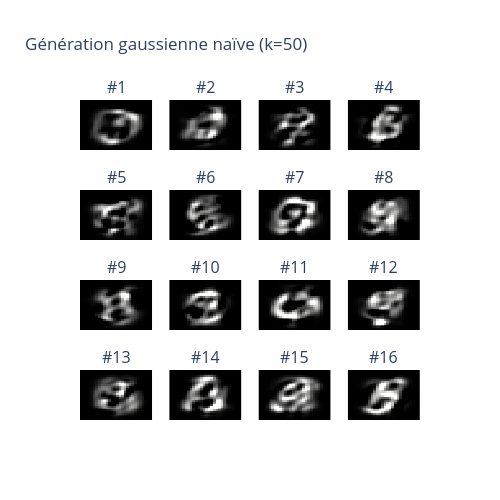

Notebook cell for this chart:
### Markdown cell above
### 3.1 Protocole A : échantillonnage gaussien naïf

Modéliser l'espace latent par une gaussienne multivariée (moyenne/covariance estimées sur les z d'entraînement), échantillonner, décoder.

### Code cell
k_gen = 50
pca_gen = PCA(n_components=k_gen)
pca_gen.fit(X_train)

# Estimer la distribution latente du train set
latent_train = pca_gen.encode(X_train)
z_train = latent_train.array

z_mean = np.mean(z_train, axis=0)
z_cov = np.cov(z_train, rowvar=False)

rng_gen = np.random.default_rng(SEED)
z_samples = rng_gen.multivariate_normal(z_mean, z_cov, size=16).astype(np.float32)
generated = np.clip(pca_gen.decode(Latent(array=z_samples, nature="continuous")), 0, 1)

fig = make_subplots(rows=4, cols=4, subplot_titles=[f"#{i + 1}" for i in range(16)])
for i in range(16):
    row, col = i // 4 + 1, i % 4 + 1
    fig.add_trace(
        go.Heatmap(z=generated[i].reshape(28, 28)[::-1], colorscale="gray", showscale=False),
        row=row, col=col
    )
    fig.update_xaxes(visible=False, row=row, col=col)
    fig.update_yaxes(visible=False, row=row, col=col)

fig.update_layout(height=500, width=500, title_text=f"Génération gaussienne naïve (k={k_gen})")
fig.show()

### Figure 1 — Plotly figure (JSON) as saved in the notebook; plotly's stock layout.template omitted (floating-point values rounded to 4 significant figures; data arrays with more than 128 entries replaced by an {"elided": "..."} marker saying what was removed)
{"data": [{"colorscale": [[0, "rgb(0, 0, 0)"], [0.09091, "rgb(16, 16, 16)"], [0.1818, "rgb(38, 38, 38)"], [0.2727, "rgb(59, 59, 59)"], [0.3636, "rgb(81, 80, 80)"], [0.4545, "rgb(102, 101, 101)"], [0.5455, "rgb(124, 123, 122)"], [0.6364, "rgb(146, 146, 145)"], [0.7273, "rgb(171, 171, 170)"], [0.8182, "rgb(197, 197, 195)"], [0.9091, "rgb(224, 224, 223)"], [1, "rgb(254, 254, 253)"]], "showscale": false, "type": "heatmap", "xaxis": "x", "yaxis": "y", "z": {"elided": "28x28 float values"}}, {"colorscale": [[0, "rgb(0, 0, 0)"], [0.09091, "rgb(16, 16, 16)"], [0.1818, "rgb(38, 38, 38)"], [0.2727, "rgb(59, 59, 59)"], [0.3636, "rgb(81, 80, 80)"], [0.4545, "rgb(102, 101, 101)"], [0.5455, "rgb(124, 123, 122)"], [0.6364, "rgb(146, 146, 145)"], [0.7273, "rgb(171, 171, 170)"], [0.8182, "rgb(197, 197, 195)"], [0.9091, "rgb(224, 224, 223)"], [1, "rgb(254, 254, 253)"]], "showscale": false, "type": "heatmap", "xaxis": "x2", "yaxis": "y2", "z": {"elided": "28x28 float values"}}, {"colorscale": [[0, "rgb(0, 0, 0)"], [0.09091, "rgb(16, 16, 16)"], [0.1818, "rgb(38, 38, 38)"], [0.2727, "rgb(59, 59, 59)"], [0.3636, "rgb(81, 80, 80)"], [0.4545, "rgb(102, 101, 101)"], [0.5455, "rgb(124, 123, 122)"], [0.6364, "rgb(146, 146, 145)"], [0.7273, "rgb(171, 171, 170)"], [0.8182, "rgb(197, 197, 195)"], [0.9091, "rgb(224, 224, 223)"], [1, "rgb(254, 254, 253)"]], "showscale": false, "type": "heatmap", "xaxis": "x3", "yaxis": "y3", "z": {"elided": "28x28 float values"}}, {"colorscale": [[0, "rgb(0, 0, 0)"], [0.09091, "rgb(16, 16, 16)"], [0.1818, "rgb(38, 38, 38)"], [0.2727, "rgb(59, 59, 59)"], [0.3636, "rgb(81, 80, 80)"], [0.4545, "rgb(102, 101, 101)"], [0.5455, "rgb(124, 123, 122)"], [0.6364, "rgb(146, 146, 145)"], [0.7273, "rgb(171, 171, 170)"], [0.8182, "rgb(197, 197, 195)"], [0.9091, "rgb(224, 224, 223)"], [1, "rgb(254, 254, 253)"]], "showscale": false, "type": "heatmap", "xaxis": "x4", "yaxis": "y4", "z": {"elided": "28x28 float values"}}, {"colorscale": [[0, "rgb(0, 0, 0)"], [0.09091, "rgb(16, 16, 16)"], [0.1818, "rgb(38, 38, 38)"], [0.2727, "rgb(59, 59, 59)"], [0.3636, "rgb(81, 80, 80)"], [0.4545, "rgb(102, 101, 101)"], [0.5455, "rgb(124, 123, 122)"], [0.6364, "rgb(146, 146, 145)"], [0.7273, "rgb(171, 171, 170)"], [0.8182, "rgb(197, 197, 195)"], [0.9091, "rgb(224, 224, 223)"], [1, "rgb(254, 254, 253)"]], "showscale": false, "type": "heatmap", "xaxis": "x5", "yaxis": "y5", "z": {"elided": "28x28 float values"}}, {"colorscale": [[0, "rgb(0, 0, 0)"], [0.09091, "rgb(16, 16, 16)"], [0.1818, "rgb(38, 38, 38)"], [0.2727, "rgb(59, 59, 59)"], [0.3636, "rgb(81, 80, 80)"], [0.4545, "rgb(102, 101, 101)"], [0.5455, "rgb(124, 123, 122)"], [0.6364, "rgb(146, 146, 145)"], [0.7273, "rgb(171, 171, 170)"], [0.8182, "rgb(197, 197, 195)"], [0.9091, "rgb(224, 224, 223)"], [1, "rgb(254, 254, 253)"]], "showscale": false, "type": "heatmap", "xaxis": "x6", "yaxis": "y6", "z": {"elided": "28x28 float values"}}, {"colorscale": [[0, "rgb(0, 0, 0)"], [0.09091, "rgb(16, 16, 16)"], [0.1818, "rgb(38, 38, 38)"], [0.2727, "rgb(59, 59, 59)"], [0.3636, "rgb(81, 80, 80)"], [0.4545, "rgb(102, 101, 101)"], [0.5455, "rgb(124, 123, 122)"], [0.6364, "rgb(146, 146, 145)"], [0.7273, "rgb(171, 171, 170)"], [0.8182, "rgb(197, 197, 195)"], [0.9091, "rgb(224, 224, 223)"], [1, "rgb(254, 254, 253)"]], "showscale": false, "type": "heatmap", "xaxis": "x7", "yaxis": "y7", "z": {"elided": "28x28 float values"}}, {"colorscale": [[0, "rgb(0, 0, 0)"], [0.09091, "rgb(16, 16, 16)"], [0.1818, "rgb(38, 38, 38)"], [0.2727, "rgb(59, 59, 59)"], [0.3636, "rgb(81, 80, 80)"], [0.4545, "rgb(102, 101, 101)"], [0.5455, "rgb(124, 123, 122)"], [0.6364, "rgb(146, 146, 145)"], [0.7273, "rgb(171, 171, 170)"], [0.8182, "rgb(197, 197, 195)"], [0.9091, "rgb(224, 224, 223)"], [1, "rgb(254, 254, 253)"]], "showscale": false, "type": "heatmap", "xaxis": "x8", "yaxis": "y8", "z": {"elided": "28x28 float values"}}, {"colorscale": [[0, "rgb(0, 0, 0)"], [0.09091, "rgb(16, 16, 16)"], [0.1818, "rgb(38, 38, 38)"], [0.2727, "rgb(59, 59, 59)"], [0.3636, "rgb(81, 80, 80)"], [0.4545, "rgb(102, 101, 101)"], [0.5455, "rgb(124, 123, 122)"], [0.6364, "rgb(146, 146, 145)"], [0.7273, "rgb(171, 171, 170)"], [0.8182, "rgb(197, 197, 195)"], [0.9091, "rgb(224, 224, 223)"], [1, "rgb(254, 254, 253)"]], "showscale": false, "type": "heatmap", "xaxis": "x9", "yaxis": "y9", "z": {"elided": "28x28 float values"}}, {"colorscale": [[0, "rgb(0, 0, 0)"], [0.09091, "rgb(16, 16, 16)"], [0.1818, "rgb(38, 38, 38)"], [0.2727, "rgb(59, 59, 59)"], [0.3636, "rgb(81, 80, 80)"], [0.4545, "rgb(102, 101, 101)"], [0.5455, "rgb(124, 123, 122)"], [0.6364, "rgb(146, 146, 145)"], [0.7273, "rgb(171, 171, 170)"], [0.8182, "rgb(197, 197, 195)"], [0.9091, "rgb(224, 224, 223)"], [1, "rgb(254, 254, 253)"]], "showscale": false, "type": "heatmap", "xaxis": "x10", "yaxis": "y10", "z": {"elided": "28x28 float values"}}, {"colorscale": [[0, "rgb(0, 0, 0)"], [0.09091, "rgb(16, 16, 16)"], [0.1818, "rgb(38, 38, 38)"], [0.2727, "rgb(59, 59, 59)"], [0.3636, "rgb(81, 80, 80)"], [0.4545, "rgb(102, 101, 101)"], [0.5455, "rgb(124, 123, 122)"], [0.6364, "rgb(146, 146, 145)"], [0.7273, "rgb(171, 171, 170)"], [0.8182, "rgb(197, 197, 195)"], [0.9091, "rgb(224, 224, 223)"], [1, "rgb(254, 254, 253)"]], "showscale": false, "type": "heatmap", "xaxis": "x11", "yaxis": "y11", "z": {"elided": "28x28 float values"}}, {"colorscale": [[0, "rgb(0, 0, 0)"], [0.09091, "rgb(16, 16, 16)"], [0.1818, "rgb(38, 38, 38)"], [0.2727, "rgb(59, 59, 59)"], [0.3636, "rgb(81, 80, 80)"], [0.4545, "rgb(102, 101, 101)"], [0.5455, "rgb(124, 123, 122)"], [0.6364, "rgb(146, 146, 145)"], [0.7273, "rgb(171, 171, 170)"], [0.8182, "rgb(197, 197, 195)"], [0.9091, "rgb(224, 224, 223)"], [1, "rgb(254, 254, 253)"]], "showscale": false, "type": "heatmap", "xaxis": "x12", "yaxis": "y12", "z": {"elided": "28x28 float values"}}, {"colorscale": [[0, "rgb(0, 0, 0)"], [0.09091, "rgb(16, 16, 16)"], [0.1818, "rgb(38, 38, 38)"], [0.2727, "rgb(59, 59, 59)"], [0.3636, "rgb(81, 80, 80)"], [0.4545, "rgb(102, 101, 101)"], [0.5455, "rgb(124, 123, 122)"], [0.6364, "rgb(146, 146, 145)"], [0.7273, "rgb(171, 171, 170)"], [0.8182, "rgb(197, 197, 195)"], [0.9091, "rgb(224, 224, 223)"], [1, "rgb(254, 254, 253)"]], "showscale": false, "type": "heatmap", "xaxis": "x13", "yaxis": "y13", "z": {"elided": "28x28 float values"}}, {"colorscale": [[0, "rgb(0, 0, 0)"], [0.09091, "rgb(16, 16, 16)"], [0.1818, "rgb(38, 38, 38)"], [0.2727, "rgb(59, 59, 59)"], [0.3636, "rgb(81, 80, 80)"], [0.4545, "rgb(102, 101, 101)"], [0.5455, "rgb(124, 123, 122)"], [0.6364, "rgb(146, 146, 145)"], [0.7273, "rgb(171, 171, 170)"], [0.8182, "rgb(197, 197, 195)"], [0.9091, "rgb(224, 224, 223)"], [1, "rgb(254, 254, 253)"]], "showscale": false, "type": "heatmap", "xaxis": "x14", "yaxis": "y14", "z": {"elided": "28x28 float values"}}, {"colorscale": [[0, "rgb(0, 0, 0)"], [0.09091, "rgb(16, 16, 16)"], [0.1818, "rgb(38, 38, 38)"], [0.2727, "rgb(59, 59, 59)"], [0.3636, "rgb(81, 80, 80)"], [0.4545, "rgb(102, 101, 101)"], [0.5455, "rgb(124, 123, 122)"], [0.6364, "rgb(146, 146, 145)"], [0.7273, "rgb(171, 171, 170)"], [0.8182, "rgb(197, 197, 195)"], [0.9091, "rgb(224, 224, 223)"], [1, "rgb(254, 254, 253)"]], "showscale": false, "type": "heatmap", "xaxis": "x15", "yaxis": "y15", "z": {"elided": "28x28 float values"}}, {"colorscale": [[0, "rgb(0, 0, 0)"], [0.09091, "rgb(16, 16, 16)"], [0.1818, "rgb(38, 38, 38)"], [0.2727, "rgb(59, 59, 59)"], [0.3636, "rgb(81, 80, 80)"], [0.4545, "rgb(102, 101, 101)"], [0.5455, "rgb(124, 123, 122)"], [0.6364, "rgb(146, 146, 145)"], [0.7273, "rgb(171, 171, 170)"], [0.8182, "rgb(197, 197, 195)"], [0.9091, "rgb(224, 224, 223)"], [1, "rgb(254, 254, 253)"]], "showscale": false, "type": "heatmap", "xaxis": "x16", "yaxis": "y16", "z": {"elided": "28x28 float values"}}], "layout": {"annotations": [{"font": {"size": 16}, "showarrow": false, "text": "#1", "x": 0.1062, "xanchor": "center", "xref": "paper", "y": 1, "yanchor": "bottom", "yref": "paper"}, {"font": {"size": 16}, "showarrow": false, "text": "#2", "x": 0.3688, "xanchor": "center", "xref": "paper", "y": 1, "yanchor": "bottom", "yref": "paper"}, {"font": {"size": 16}, "showarrow": false, "text": "#3", "x": 0.6313, "xanchor": "center", "xref": "paper", "y": 1, "yanchor": "bottom", "yref": "paper"}, {"font": {"size": 16}, "showarrow": false, "text": "#4", "x": 0.8938, "xanchor": "center", "xref": "paper", "y": 1, "yanchor": "bottom", "yref": "paper"}, {"font": {"size": 16}, "showarrow": false, "text": "#5", "x": 0.1062, "xanchor": "center", "xref": "paper", "y": 0.7188, "yanchor": "bottom", "yref": "paper"}, {"font": {"size": 16}, "showarrow": false, "text": "#6", "x": 0.3688, "xanchor": "center", "xref": "paper", "y": 0.7188, "yanchor": "bottom", "yref": "paper"}, {"font": {"size": 16}, "showarrow": false, "text": "#7", "x": 0.6313, "xanchor": "center", "xref": "paper", "y": 0.7188, "yanchor": "bottom", "yref": "paper"}, {"font": {"size": 16}, "showarrow": false, "text": "#8", "x": 0.8938, "xanchor": "center", "xref": "paper", "y": 0.7188, "yanchor": "bottom", "yref": "paper"}, {"font": {"size": 16}, "showarrow": false, "text": "#9", "x": 0.1062, "xanchor": "center", "xref": "paper", "y": 0.4375, "yanchor": "bottom", "yref": "paper"}, {"font": {"size": 16}, "showarrow": false, "text": "#10", "x": 0.3688, "xanchor": "center", "xref": "paper", "y": 0.4375, "yanchor": "bottom", "yref": "paper"}, {"font": {"size": 16}, "showarrow": false, "text": "#11", "x": 0.6313, "xanchor": "center", "xref": "paper", "y": 0.4375, "yanchor": "bottom", "yref": "paper"}, {"font": {"size": 16}, "showarrow": false, "text": "#12", "x": 0.8938, "xanchor": "center", "xref": "paper", "y": 0.4375, "yanchor": "bottom", "yref": "paper"}, {"font": {"size": 16}, "showarrow": false, "text": "#13", "x": 0.1062, "xanchor": "center", "xref": "paper", "y": 0.1562, "yanchor": "bottom", "yref": "paper"}, {"font": {"size": 16}, "showarrow": false, "text": "#14", "x": 0.3688, "xanchor": "center", "xref": "paper", "y": 0.1562, "yanchor": "bottom", "yref": "paper"}, {"font": {"size": 16}, "showarrow": false, "text": "#15", "x": 0.6313, "xanchor": "center", "xref": "paper", "y": 0.1562, "yanchor": "bottom", "yref": "paper"}, {"font": {"size": 16}, "showarrow": false, "text": "#16", "x": 0.8938, "xanchor": "center", "xref": "paper", "y": 0.1562, "yanchor": "bottom", "yref": "paper"}], "height": 500, "title": {"text": "Génération gaussienne naïve (k=50)"}, "width": 500, "xaxis": {"anchor": "y", "domain": [0, 0.2125], "visible": false}, "xaxis10": {"anchor": "y10", "domain": [0.2625, 0.475], "visible": false}, "xaxis11": {"anchor": "y11", "domain": [0.525, 0.7375], "visible": false}, "xaxis12": {"anchor": "y12", "domain": [0.7875, 1], "visible": false}, "xaxis13": {"anchor": "y13", "domain": [0, 0.2125], "visible": false}, "xaxis14": {"anchor": "y14", "domain": [0.2625, 0.475], "visible": false}, "xaxis15": {"anchor": "y15", "domain": [0.525, 0.7375], "visible": false}, "xaxis16": {"anchor": "y16", "domain": [0.7875, 1], "visible": false}, "xaxis2": {"anchor": "y2", "domain": [0.2625, 0.475], "visible": false}, "xaxis3": {"anchor": "y3", "domain": [0.525, 0.7375], "visible": false}, "xaxis4": {"anchor": "y4", "domain": [0.7875, 1], "visible": false}, "xaxis5": {"anchor": "y5", "domain": [0, 0.2125], "visible": false}, "xaxis6": {"anchor": "y6", "domain": [0.2625, 0.475], "visible": false}, "xaxis7": {"anchor": "y7", "domain": [0.525, 0.7375], "visible": false}, "xaxis8": {"anchor": "y8", "domain": [0.7875, 1], "visible": false}, "xaxis9": {"anchor": "y9", "domain": [0, 0.2125], "visible": false}, "yaxis": {"anchor": "x", "domain": [0.8438, 1], "visible": false}, "yaxis10": {"anchor": "x10", "domain": [0.2812, 0.4375], "visible": false}, "yaxis11": {"anchor": "x11", "domain": [0.2812, 0.4375], "visible": false}, "yaxis12": {"anchor": "x12", "domain": [0.2812, 0.4375], "visible": false}, "yaxis13": {"anchor": "x13", "domain": [0, 0.1562], "visible": false}, "yaxis14": {"anchor": "x14", "domain": [0, 0.1562], "visible": false}, "yaxis15": {"anchor": "x15", "domain": [0, 0.1562], "visible": false}, "yaxis16": {"anchor": "x16", "domain": [0, 0.1562], "visible": false}, "yaxis2": {"anchor": "x2", "domain": [0.8438, 1], "visible": false}, "yaxis3": {"anchor": "x3", "domain": [0.8438, 1], "visible": false}, "yaxis4": {"anchor": "x4", "domain": [0.8438, 1], "visible": false}, "yaxis5": {"anchor": "x5", "domain": [0.5625, 0.7188], "visible": false}, "yaxis6": {"anchor": "x6", "domain": [0.5625, 0.7188], "visible": false}, "yaxis7": {"anchor": "x7", "domain": [0.5625, 0.7188], "visible": false}, "yaxis8": {"anchor": "x8", "domain": [0.5625, 0.7188], "visible": false}, "yaxis9": {"anchor": "x9", "domain": [0.2812, 0.4375], "visible": false}}}
